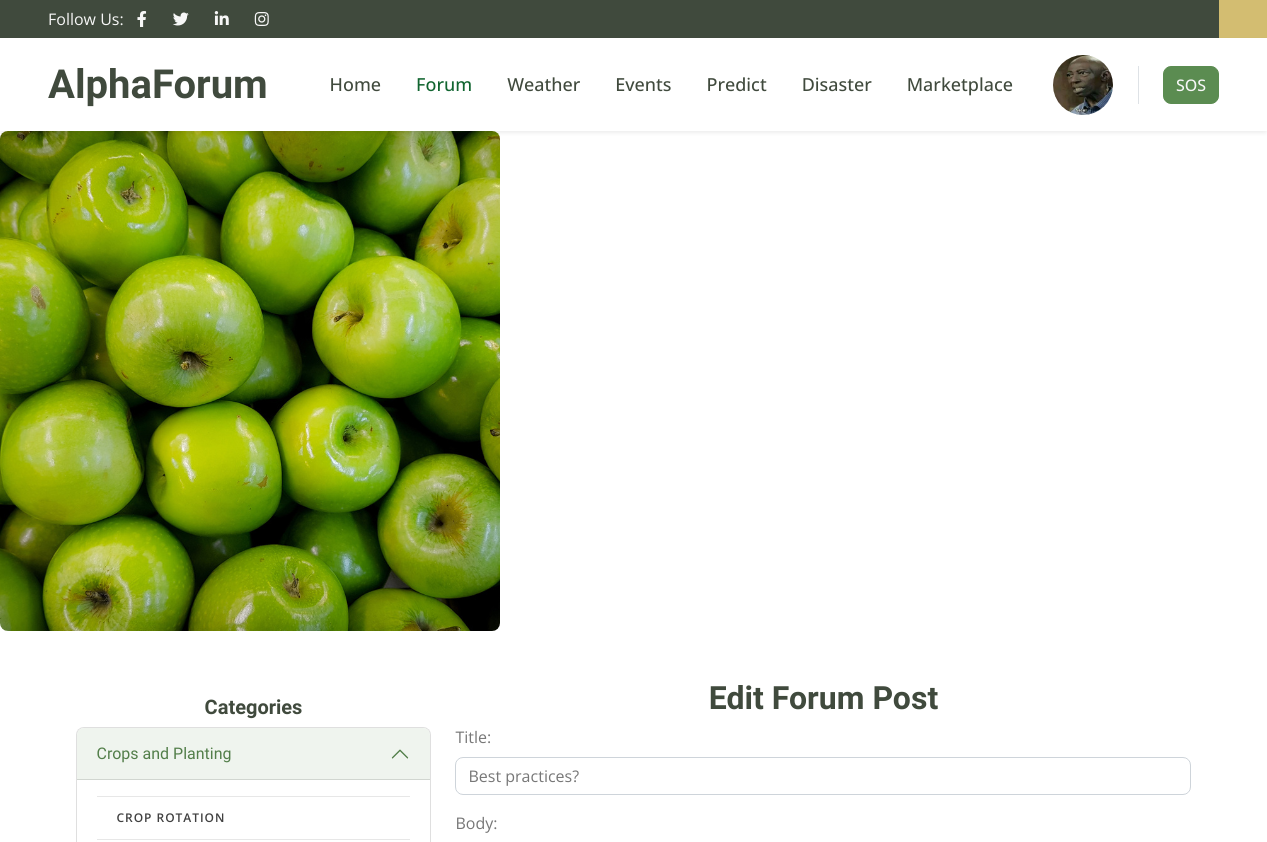
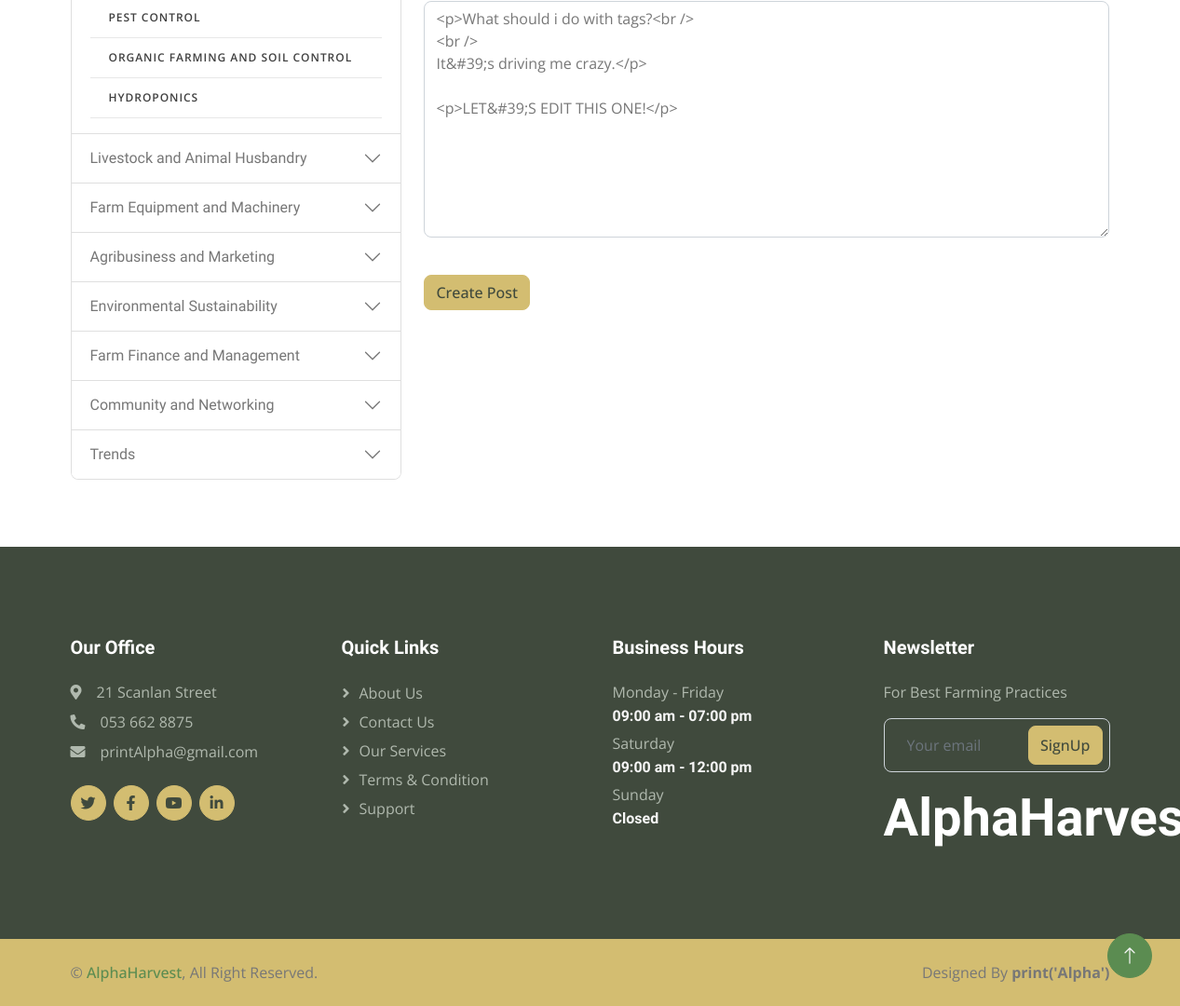
/forum/edit_post/8 (signed in), run on the app's committed database (2 pictures, top to bottom).
### forum/models.py (models this page shows, shortened)
class Category(models.Model):
    name = models.CharField(max_length=255)
    description = models.TextField(max_length=255)
    image = models.ImageField(upload_to = 'forum/category_images', default='forum/category_images/default.jpg')
    class Meta:
        verbose_name = ('Category')
        verbose_name_plural = ('Categories')

class SubCategory(models.Model):
    category = models.ForeignKey(Category, on_delete=models.CASCADE)
    name = models.CharField(max_length=255)
    class Meta:
        verbose_name = ('SubCategory')
        verbose_name_plural = ('SubCategories')

class Post(models.Model):
    farmer = models.ForeignKey(BasicAccount, on_delete=models.CASCADE, related_name='farmer')
    category = models.ForeignKey(Category, on_delete=models.CASCADE, related_name='category')
    sub_category = models.ForeignKey(SubCategory, on_delete=models.CASCADE)
    title = models.CharField(max_length=255)
    body = RichTextUploadingField()
    tags = TaggableManager()
    upvotes = models.PositiveIntegerField(default=0)
    downvotes = models.PositiveIntegerField(default=0)
    created_at = models.DateTimeField(auto_now_add=True)
    updated_at = models.DateTimeField(default=datetime.datetime.now)
    class Meta:
        verbose_name = ('Post')
        verbose_name_plural = ('Posts')

### forum/views.py (the view)
# urls.py: path('edit_post/<int:post_id>', views.edit_post, name='edit_post'),
def edit_post(request, post_id = None):
    post = Post.objects.get(id = post_id)
    categories = Category.objects.all().prefetch_related('subcategory_set')
    if request.method == 'POST':
        form = EditPostForm(request.POST, instance=post)
        if form.is_valid():
            edit_form = form.save(commit=False)
            edit_form.updated_at = datetime.datetime.now()
            edit_form.save()
            messages.success(request, "Post updated successfully")
            return redirect('view_post', post_id=post.id)
    else:
        form = EditPostForm(instance=post)
    context = {
        'form': form,
        'categories': categories,
    }
    if request.user.is_authenticated:
        profile = AdditionalInfo.objects.get(user = request.user )
        context['profile_picture'] = profile.profile_picture
    return render(request, "forum/edit_post.html", context)

### forum/forms.py
class EditPostForm(forms.ModelForm):
    class Meta:
        model = Post
        fields = ('title', 'body',)
    def __init__(self, *args, **kwargs):
        super(EditPostForm, self).__init__(*args, **kwargs)
        for field_name, field in self.fields.items():
            field.widget.attrs['class'] = 'form-control'

### templates/forum/edit_post.html (shortened to what this page needs)
{% extends 'base.html' %}
{% load static %}
{% block content %}
<header>
    <img src="{% static 'images\headers\1.png' %}" alt="Banner Image Description">
  </header>
<div class="container mt-5">
    <div class="row">
        {% include 'forum/forum_sidebar.html' %}
        <div class="col-lg-8 pb-5">
            <div class="col-md-12 text-center">
                <h2>Edit Forum Post</h2>
            </div>
            <form method="post" >
                {{ form.as_p }}
                <br>
                <button type="submit" class="btn btn-secondary">Create Post</button>
            </form>
        </div>
    </div>
</div>
{% endblock %}

### templates/forum/forum_sidebar.html
{% load static %}
<div class="col-lg-4 pb-4">
    <div class="sticky-top pt-3">
        <h5 class="text-center">Categories</h5>
        <div class="accordion" id="CategoryAccordion">
            {% for category in categories %}
                <div class="accordion-item">
                    <h2 class="accordion-header" id="heading{{ category.id }}">
                        <button class="accordion-button {% if category.id != 1 %}collapsed{% endif %}" type="button" data-bs-toggle="collapse" data-bs-target="#collapse{{ category.id }}" aria-expanded="{% if category.id == 1 %}true{% else %}false{% endif %}" aria-controls="collapse{{ category.id }}">
                            {{ category.name }}
                        </button>
                    </h2>
                    <div id="collapse{{ category.id }}" class="accordion-collapse collapse {% if category.id == 1 %}show{% endif %}" aria-labelledby="heading{{ category.id }}" data-bs-parent="#CategoryAccordion">
                        <div class="accordion-body">
                                <nav class="list-group list-group-flush" style="border-top: none;">
                                    {% for subcategory in category.subcategory_set.all %}
                                        <a href="{% url 'sub_picker_with_subcategory' category_id=category.id subcategory_id=subcategory.id %}" class="list-group-item">{{ subcategory.name }}</a>
                                    {% endfor %}
                                </nav>
                        </div>
                    </div>
                </div>
            {% endfor %}
        </div>
    </div>
</div>

### static/css/style.css (style rules this page uses)
:root { --primary: #116530; --secondary: #D3BD71; --light: #F7F7F7; --dark: #404A3D; }
.btn { transition: .5s; font-weight: 500; }
.btn-secondary, .btn-outline-secondary:hover { color: var(--dark); }
.list-group-flush:last-child .list-group-item:last-child { border-bottom: 0; }
.list-group-flush .list-group-item { border-right: 0 !important; border-left: 0 !important; }
.list-group-flush .list-group-item { border-right: 0; border-left: 0; border-radius: 0; }
.list-group-item:last-child { margin-bottom: 0; border-bottom-right-radius: .25rem; border-bottom-left-radius: .25rem; }
a.list-group-item, .list-group-item-action { color: #404040; font-weight: 600; }
.list-group-item { padding-top: 16px; padding-bottom: 16px; -webkit-transition: all .3s; transition: all .3s; border: 1px solid #e7e7e7 !important; border-radius: 0 !important; color: #404040; font-size: 12px; font-weight: 600; letter-spacing: .08em; text-transform: uppercase; text-decoration: none; }
.list-group-item { position: relative; display: block; padding: .75rem 1.25rem; margin-bottom: -1px; background-color: #fff; border: 1px solid rgba(0,0,0,0.125); }
.list-group-item::before { display: block; position: absolute; top: 0; left: 0; width: 3px; height: 100%; background-color: transparent; content: ''; }

### templates/forum/edit_post.html (style rules this page uses)
img { max-width: 100%; height: auto; border-radius: 8px; }

### data on the page
Category: name "Crops and Planting"
SubCategory: name "CROP ROTATION"
SubCategory: name "PEST CONTROL"
SubCategory: name "ORGANIC FARMING AND SOIL CONTROL"
SubCategory: name "HYDROPONICS"
Category: name "Livestock and Animal Husbandry"
Category: name "Farm Equipment and Machinery"
Category: name "Agribusiness and Marketing"
Category: name "Environmental Sustainability"
Category: name "Farm Finance and Management"
Category: name "Community and Networking"
Category: name "Trends"
Post: title "Best practices?", body "<p>What should i do with tags?<br /> <br /> It&#39;s driving me crazy.</p> <p>LET&#39;S EDIT THIS ONE!</p>"
